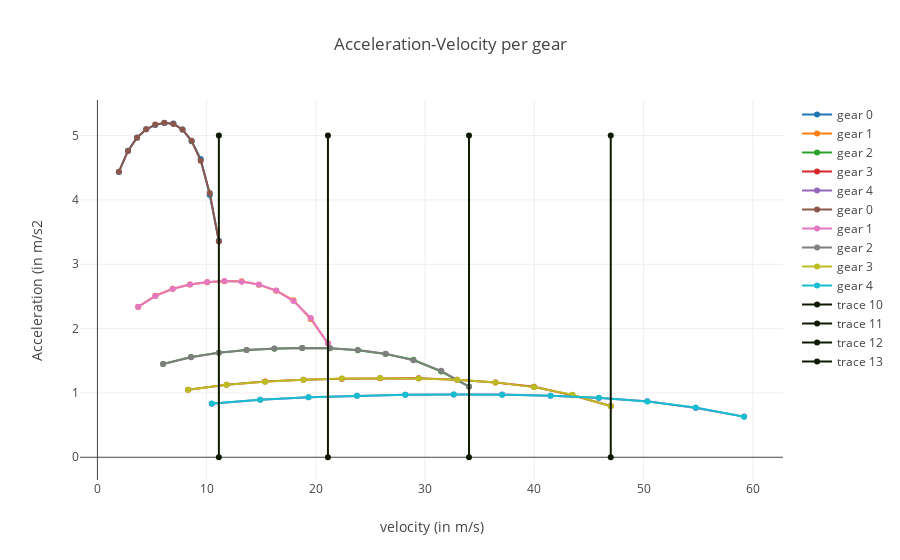

The code cell stored with this chart in its notebook:
### Code cell
# plots final acceleration curve per gear.
outputs = sol['outputs'] # outputs of the dispatcher
layout = go.Layout(title="Acceleration-Velocity per gear",
                xaxis=dict(title='velocity (in m/s)'),
                yaxis=dict(title='Acceleration (in m/s2'))
data = [
    dict(x=x , y=y, name='gear %d'%i) for i, (x, y) in enumerate(zip(outputs['speed_per_gear'],outputs['acc_per_gear']))
] + [
    dict(x=x, y=np.polyval(p, x), name='gear %d'%i) for i, (x, p) in enumerate(zip(outputs['speed_per_gear'], outputs['coefs_per_gear']))
] + [dict(x=[gear, gear], y=[0,5], line=dict(color='#0D1A00')) for gear in outputs['gs']]
fig = go.Figure(data=data, layout=layout)
iplot(fig)

### Figure 1 — Plotly figure (JSON) as saved in the notebook; plotly's stock layout.template omitted (floating-point values rounded to 4 significant figures)
{"data": [{"name": "gear 0", "type": "scatter", "uid": "72903b04-5623-4bc5-8f9f-449342a71e96", "x": [1.967, 2.799, 3.631, 4.463, 5.295, 6.127, 6.959, 7.791, 8.623, 9.455, 10.29, 11.12], "y": [4.435, 4.766, 4.97, 5.097, 5.163, 5.195, 5.19, 5.093, 4.914, 4.635, 4.078, 3.364]}, {"name": "gear 1", "type": "scatter", "uid": "686787ad-e8e4-4caa-b2f7-bbf18c3c1f5f", "x": [3.733, 5.312, 6.891, 8.471, 10.05, 11.63, 13.21, 14.79, 16.37, 17.95, 19.53, 21.11], "y": [2.337, 2.511, 2.618, 2.685, 2.72, 2.737, 2.734, 2.683, 2.589, 2.442, 2.148, 1.772]}, {"name": "gear 2", "type": "scatter", "uid": "a3d83a16-f542-4b66-aef0-e938b5308de4", "x": [6.017, 8.563, 11.11, 13.65, 16.2, 18.75, 21.29, 23.84, 26.38, 28.93, 31.47, 34.02], "y": [1.45, 1.558, 1.624, 1.666, 1.687, 1.698, 1.696, 1.664, 1.606, 1.515, 1.333, 1.099]}, {"name": "gear 3", "type": "scatter", "uid": "6eadda94-4a09-4632-aaff-99c3f14ab2d0", "x": [8.312, 11.83, 15.35, 18.86, 22.38, 25.9, 29.41, 32.93, 36.45, 39.96, 43.48, 47.0], "y": [1.049, 1.128, 1.176, 1.206, 1.222, 1.229, 1.228, 1.205, 1.163, 1.096, 0.9648, 0.7958]}, {"name": "gear 4", "type": "scatter", "uid": "5a1a3f17-2c99-4815-b73b-47c1443db08e", "x": [10.47, 14.9, 19.33, 23.76, 28.19, 32.62, 37.05, 41.48, 45.91, 50.34, 54.77, 59.2], "y": [0.833, 0.8951, 0.9334, 0.9572, 0.9697, 0.9756, 0.9747, 0.9565, 0.9228, 0.8704, 0.7658, 0.6317]}, {"name": "gear 0", "type": "scatter", "uid": "95dc6aa2-c37e-4518-b6e0-cd8a040d69e8", "x": [1.967, 2.799, 3.631, 4.463, 5.295, 6.127, 6.959, 7.791, 8.623, 9.455, 10.29, 11.12], "y": [4.439, 4.76, 4.967, 5.097, 5.171, 5.2, 5.18, 5.096, 4.919, 4.608, 4.108, 3.353]}, {"name": "gear 1", "type": "scatter", "uid": "7d64ee8c-daeb-48e4-a491-4f4c2314649e", "x": [3.733, 5.312, 6.891, 8.471, 10.05, 11.63, 13.21, 14.79, 16.37, 17.95, 19.53, 21.11], "y": [2.339, 2.508, 2.617, 2.685, 2.724, 2.739, 2.729, 2.685, 2.591, 2.428, 2.164, 1.767]}, {"name": "gear 2", "type": "scatter", "uid": "f46c64b9-67d1-4ae7-b470-5f1a030a34da", "x": [6.017, 8.563, 11.11, 13.65, 16.2, 18.75, 21.29, 23.84, 26.38, 28.93, 31.47, 34.02], "y": [1.451, 1.556, 1.624, 1.666, 1.69, 1.699, 1.693, 1.665, 1.608, 1.506, 1.343, 1.096]}, {"name": "gear 3", "type": "scatter", "uid": "22c04aa3-1975-4a12-b39e-13a549f12917", "x": [8.312, 11.83, 15.35, 18.86, 22.38, 25.9, 29.41, 32.93, 36.45, 39.96, 43.48, 47.0], "y": [1.05, 1.126, 1.175, 1.206, 1.223, 1.23, 1.225, 1.206, 1.164, 1.09, 0.972, 0.7933]}, {"name": "gear 4", "type": "scatter", "uid": "f21b330d-d0e5-4a47-abcc-ae9e32231f2a", "x": [10.47, 14.9, 19.33, 23.76, 28.19, 32.62, 37.05, 41.48, 45.91, 50.34, 54.77, 59.2], "y": [0.8337, 0.894, 0.9329, 0.9572, 0.9711, 0.9765, 0.9728, 0.957, 0.9238, 0.8654, 0.7716, 0.6298]}, {"line": {"color": "#0D1A00"}, "type": "scatter", "uid": "398c7e1d-56b0-4c83-abab-e3fd44d24c68", "x": [11.12, 11.12], "y": [0, 5]}, {"line": {"color": "#0D1A00"}, "type": "scatter", "uid": "e2a8363f-4dcc-415e-93c7-ccc3737828cb", "x": [21.11, 21.11], "y": [0, 5]}, {"line": {"color": "#0D1A00"}, "type": "scatter", "uid": "c2a7dd40-15fc-41db-b1fa-b32b06657f5a", "x": [34.02, 34.02], "y": [0, 5]}, {"line": {"color": "#0D1A00"}, "type": "scatter", "uid": "8e240ad3-ee4f-401d-ad27-801a62a16a66", "x": [47.0, 47.0], "y": [0, 5]}], "layout": {"title": {"text": "Acceleration-Velocity per gear"}, "xaxis": {"title": {"text": "velocity (in m/s)"}}, "yaxis": {"title": {"text": "Acceleration (in m/s2"}}}}
